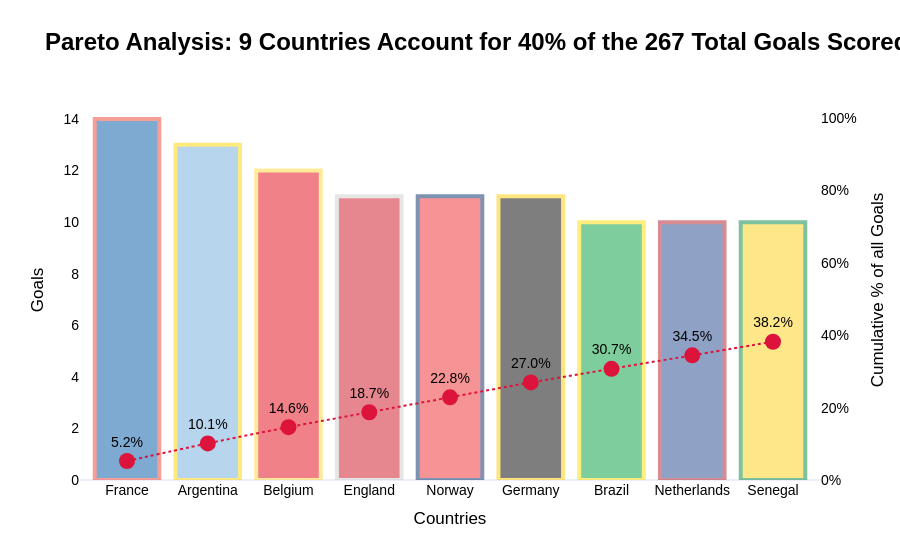

Notebook cell for this chart:
### Code cell
# Make pareto chart with plotly
fig = go.Figure()

#Add the primary Bar Chart trace (Left Y-Axis)
fig.add_trace(
    go.Bar(
        x=df_pareto_countries_above_threshold['team_country'],
        y=df_pareto_countries_above_threshold['total_goals'],
        name="Player",
        opacity=pareto_player_bar_opacity,
        marker=dict(
            color=df_pareto_countries_above_threshold['Primary Color HEX'], # Fills the inner bar area
            line=dict(
                color=df_pareto_countries_above_threshold['Secondary Color HEX'], # Sets the border color
                width=4 # Sets the border line width in pixels
            )
        ),
        yaxis='y1',
        customdata=df_pareto_countries_above_threshold[['cumulative_goals']].values,  # Add country data for hover
        hovertemplate=(
            '<b>%{x}</b><br>'+
            'Team Goals: %{y}<br>'+
            'Cumulative Goals: %{customdata[0]}<br>'+
            '<extra></extra>')
    )
)

# 6. Add the secondary Line Chart trace (Right Y-Axis)
fig.add_trace(
    go.Scatter(
        x=df_pareto_countries_above_threshold['team_country'],
        y=df_pareto_countries_above_threshold['cumulative_percentage'],
        name="Cumulative %",
        mode="lines+markers+text",
        text=df_pareto_countries_above_threshold['cumulative_percentage'].apply(lambda x: f"{x:.1f}%"),  # Format as percentage 
        textposition='top center',
        textfont=dict(
            color='black', 
            size=14
        ),
        line=dict(
            color=pareto_country_line_color, 
            width=2, 
            dash='dot',
            shape='spline'
        ),
        marker=dict(
            color=pareto_country_line_color, 
            size=16,
            symbol='circle'
        ),
        yaxis="y2"  # Points this trace to the secondary y-axis
    )
)

# 7. Configure layout with dual axes
fig.update_layout(
    showlegend=pareto_country_show_legend,
    xaxis=dict(
        title="Countries",
        showgrid=False
        ),
    yaxis=dict(
        title="Goals",
        side="left",
        showgrid=False
        ),
    yaxis2=dict(
        title=f"Cumulative % of all Goals",
        side="right",
        overlaying="y",  # Ensures it overlays the primary y-axis
        range=[0, 105],  # Pads the top slightly for visual clarity
        ticksuffix="%",  # Adds percent signs to right-hand axis labels
        showgrid=False
    ),
    font=dict(
        family=pareto_country_global_font,
        size=14,
        color="Black"
    ),
    title=dict(
            text=f"<b>{country_pareto_title}</b>",
            font=dict(
                family=pareto_country_global_font,
                size=pareto_country_title_font_size,
                color="Black"
            )
        ),
    legend=dict(x=0.8, y=1.1), # Positions the legend neatly
    paper_bgcolor= pareto_country_graph_outer_background,
    plot_bgcolor=pareto_country_graph_inner_background,
    template="plotly_white",
    )
# Display the interactive chart
fig.show()

### Figure 1 — Plotly figure (JSON) as saved in the notebook; plotly's stock layout.template omitted (floating-point values rounded to 4 significant figures)
{"data": [{"customdata": [[14.0], [27.0], [39.0], [50.0], [61.0], [72.0], [82.0], [92.0], [102.0]], "hovertemplate": "<b>%{x}</b><br>Team Goals: %{y}<br>Cumulative Goals: %{customdata[0]}<br><extra></extra>", "marker": {"color": ["#0055A4", "#74ACDF", "#E30613", "#CE1124", "#EF2B2D", "#000000", "#009C3B", "#21468B", "#FCD116"], "line": {"color": ["#EF4135", "#FFD700", "#FFD938", "#CFCECD", "#002868", "#FFCC00", "#FFDF00", "#AE1C28", "#00853F"], "width": 4}}, "name": "Player", "opacity": 0.5, "type": "bar", "x": ["France", "Argentina", "Belgium", "England", "Norway", "Germany", "Brazil", "Netherlands", "Senegal"], "y": [14.0, 13.0, 12.0, 11.0, 11.0, 11.0, 10.0, 10.0, 10.0], "yaxis": "y"}, {"line": {"color": "crimson", "dash": "dot", "shape": "spline", "width": 2}, "marker": {"color": "crimson", "size": 16, "symbol": "circle"}, "mode": "lines+markers+text", "name": "Cumulative %", "text": ["5.2%", "10.1%", "14.6%", "18.7%", "22.8%", "27.0%", "30.7%", "34.5%", "38.2%"], "textfont": {"color": "black", "size": 14}, "textposition": "top center", "type": "scatter", "x": ["France", "Argentina", "Belgium", "England", "Norway", "Germany", "Brazil", "Netherlands", "Senegal"], "y": [5.243, 10.11, 14.61, 18.73, 22.85, 26.97, 30.71, 34.46, 38.2], "yaxis": "y2"}], "layout": {"font": {"color": "Black", "family": "Arial", "size": 14}, "legend": {"x": 0.8, "y": 1.1}, "paper_bgcolor": "white", "plot_bgcolor": "white", "showlegend": false, "title": {"font": {"color": "Black", "family": "Arial", "size": 24}, "text": "<b>Pareto Analysis: 9 Countries Account for 40% of the 267 Total Goals Scored at the 2026 World Cup</b>"}, "xaxis": {"showgrid": false, "title": {"text": "Countries"}}, "yaxis": {"showgrid": false, "side": "left", "title": {"text": "Goals"}}, "yaxis2": {"overlaying": "y", "range": [0, 105], "showgrid": false, "side": "right", "ticksuffix": "%", "title": {"text": "Cumulative % of all Goals"}}}}
